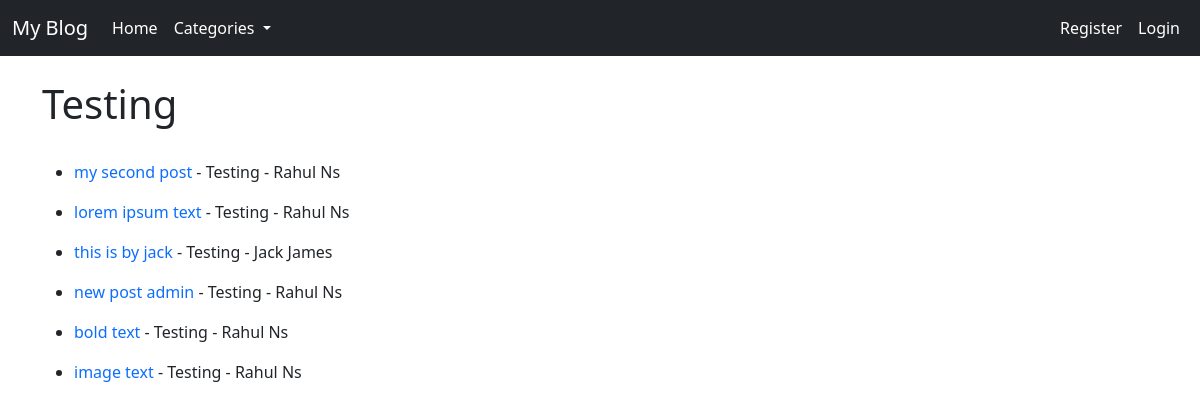
Page /category/testing/ on the committed database.
### myblog/models.py (models this page shows, shortened)
class Post(models.Model):
    class Meta:
        verbose_name_plural ='Posts'
    title = models.CharField(max_length=255)
    header_image = models.ImageField(blank=True, null=True, upload_to='images/')
    title_tag = models.CharField(max_length=255)
    category = models.ForeignKey(Category, on_delete=models.SET_NULL,
                                null=True, blank=True)
    author = models.ForeignKey(User, on_delete=models.CASCADE)
    snippet = models.CharField(max_length=200)
    body = RichTextField()
    created_at = models.DateTimeField(auto_now_add=True)
    likes = models.ManyToManyField(User, related_name='blog_post', blank=True, null=True)

class Category(models.Model):
    class Meta:
        verbose_name_plural = 'Categories'
    def __str__(self) -> str:
        return self.name
    name = models.CharField(max_length=50)

### myblog/views.py (the view)
# urls.py: path('category/<str:cats>/', category_view, name='category'),
def category_view(request, cats):
    category = get_object_or_404(Category, name=cats.replace('-', ' '))
    category_posts = Post.objects.filter(category=category)
    category_menu = Category.objects.all()
    context = {
        'category_posts': category_posts,
        'cats': cats.replace('-', ' '),
        'category_menu': category_menu,
    }
    return render(request, 'categories.html', context=context)

### myblog/templates/categories.html (shortened to what this page needs)
{% extends "base.html" %}
{% block content %}
<h1>{{cats|title}}</h1>
<br>
{% for post in category_posts %}
<ul>
    <li>
        <a href="{% url "myblog:article-detail" post.pk %}" style="text-decoration: none;">{{post.title}}</a>
        {% if post.category %}
            - {{post.category|title}}
        {% endif %}
        - {{post.author.first_name|title}} {{post.author.last_name|title}}
    </li>
</ul>
{% endfor %}
{% endblock content %}

### rows in the picture
Post: title "my second post", category "Testing", author.first_name "Rahul", author.last_name "Ns"
Post: title "lorem ipsum text", category "Testing", author.first_name "Rahul", author.last_name "Ns"
Post: title "this is by jack", category "Testing", author.first_name "Jack", author.last_name "James"
Post: title "new post admin", category "Testing", author.first_name "Rahul", author.last_name "Ns"
Post: title "bold text", category "Testing", author.first_name "Rahul", author.last_name "Ns"
Post: title "image text", category "Testing", author.first_name "Rahul", author.last_name "Ns"

### other values in the picture
{{ cats|title }} "Testing"
